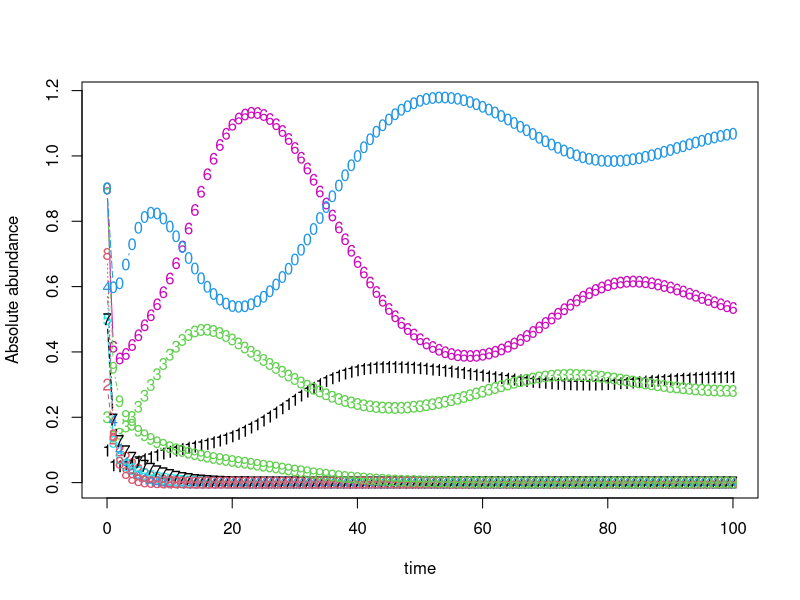

The R source for this figure:
library(deSolve)

#Define GLV with varying coefficient
glv <- function(t, x, params){
  with(as.list(params, c(x)),{
    dx <- alpha*x + x*(c0%*%x)+x*t(t(x)%*%(cbind(l[[1]]%*%x,l[[2]]%*%x,l[[3]]%*%x,
                                             l[[4]]%*%x,l[[5]]%*%x,l[[6]]%*%x,
                                             l[[7]]%*%x,l[[8]]%*%x,l[[9]]%*%x,l[[10]]%*%x)))
    list(dx)
  })
}
#glv1 as original GLV
glv1 <- function(t, x, params){
  with(as.list(params, c(x)),{
    dx <- alpha*x + x*(c0%*%x)
    list(dx)
  })
}

#Define integration method
n.integrate <- function(time, init.x, model, params){
  as.data.frame(lsoda(init.x, time, model, params))
}


#Define community size
N <- 10

#Define species intrinsic growth rate
alpha <- runif(N)

#Define the constant in species-species interation coefficient
c0 <- matrix(runif(N*N, min = -1, max = 0),nrow = N)
#Set species self interation to -0.5
for (i in 1:N) {
  for (j in 1:N) {
    if (i == j) {
      c0[i,j] <-  -0.5
    }
  }
}

#Define coefficient of linear term in species-species interation coefficient
ck <- runif(N*N, min = -1, max = 0.2)
ck <- matrix(ck, nrow = N)
#Modify ck where k == j
for (i in 1:N) {
  for (j in 1:N) {
    if (i==j) {
      ck[i,j] <- 0
    }
  }
}
#Modify ck where k == i
temp <- ck
temp[,1] <- 0
l <- list()
l[[1]] <- temp
for (i in 2:N) {
  temp1 <- ck
  temp1[,i] <- 0
  l[[i]] <- temp1
}

#Define initial abundance between 0.1 and 1, to 1 decimal place
init.x <- floor(runif(N, min = 1, max = 10))/10

#Solve the ode
dat <- n.integrate(0:100, init.x, glv1, list(alpha=alpha, c0=c0, l=l))

#Plot
matplot(x=dat$time, y=dat[,-1], typ='b', xlab='time', ylab='Absolute abundance')



###############################################################################
#Generate 2^N communities where species in each community (max possible N) are present or absent
###############################################################################

#Generate boolean mask of 2^N x N matrix
repeatBinaryNTimes <- rep(list(c(0,1)),N)
mask <- expand.grid(repeatBinaryNTimes)

#Loop through 2^N to apply each row in mask to initial abundance, solve ode, and retrieve final abundance
SSMatrix <- as.data.frame(matrix(nrow = 2^N, ncol = N))
colnm <- c(1:10)
colnames(SSMatrix) <- colnm
for (i in 1:2^N) {
  init <- init.x*mask[i,]
  init <- as.numeric(init)
  dat <- n.integrate(0:10, init, glv, list(alpha=alpha, c0=c0, l=l))
  SSMatrix[i,] <- dat[nrow(dat),2:(N+1)]
}


###############################################################################
#Machine learning
###############################################################################
# library(randomForest)
# for(i in 1:10){
#   dead <- which(mask[,i] == 0)
#   final <- SSMatrix[-dead,i]
#   mod <- randomForest(final ~., mask[-dead,])
#   plot(mod$y,mod$predicted,main=i)
# }
